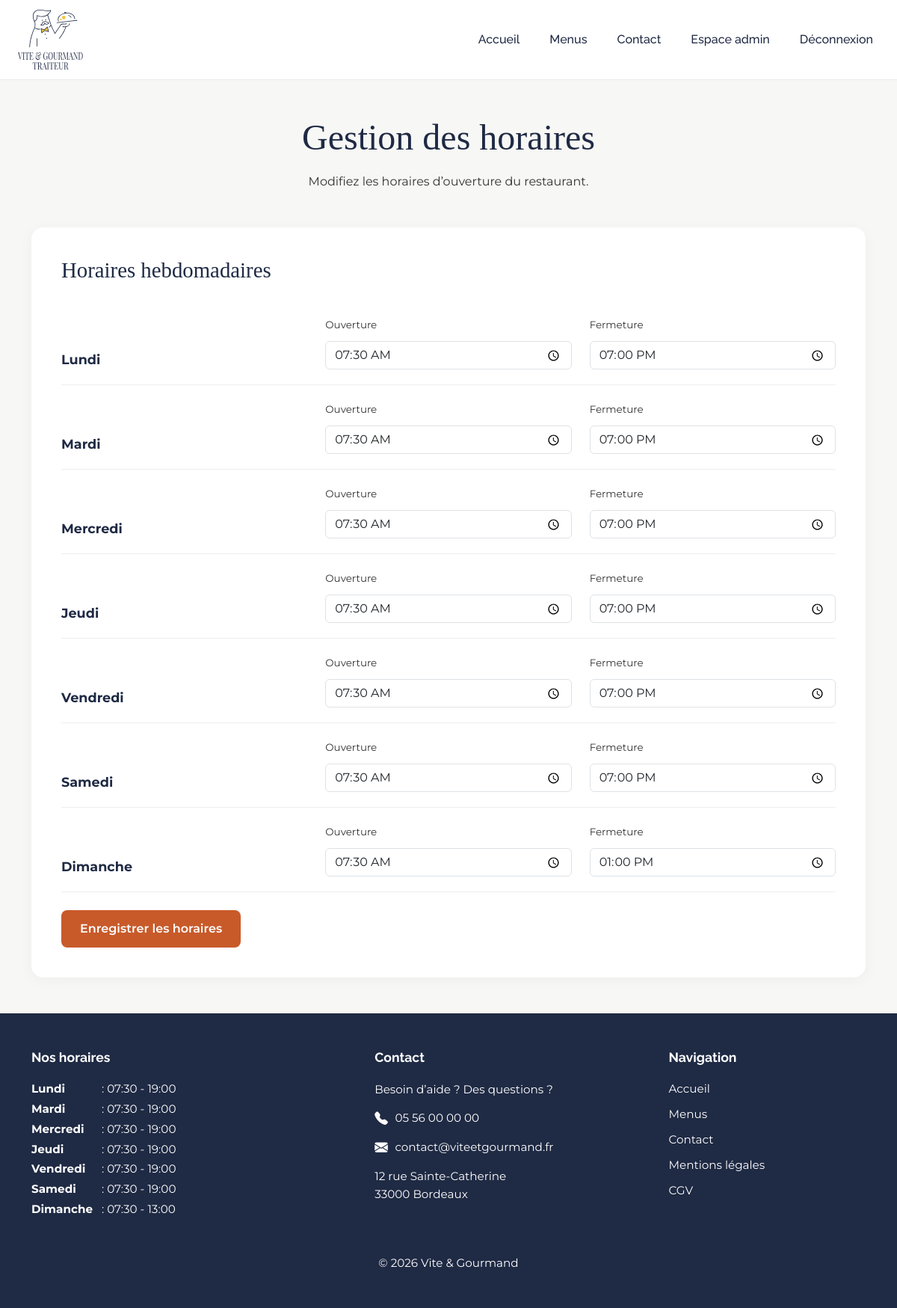
The app's page /public/index.php?url=employe-horaires (signed in) with its own data.
### tables this page shows
CREATE TABLE horaire (
    id INT AUTO_INCREMENT PRIMARY KEY,
    jour_semaine ENUM('Lundi', 'Mardi', 'Mercredi', 'Jeudi', 'Vendredi', 'Samedi', 'Dimanche') NOT NULL,
    heure_ouverture TIME NOT NULL,
    heure_fermeture TIME NOT NULL,
    restaurant_id INT NOT NULL
);

### app/Controllers/EmployeeController.php (called while the page is built, shortened)
<?php
require_once __DIR__ . '/../Models/HoraireModel.php';
class EmployeeController
{
    public function hours(): void
    {
        $horaireModel = new HoraireModel();
        $horaires = $horaireModel->getAll();
        require_once __DIR__ . '/../Views/pages/employee-hours.php';
    }
}

### app/Models/HoraireModel.php (called while the page is built, shortened)
<?php
class HoraireModel
{
    public function getAll(): array
    {
        $pdo = Database::getConnection();
        $sql = "
            SELECT *
            FROM horaire
            ORDER BY FIELD(
                jour_semaine,
                'Lundi',
                'Mardi',
                'Mercredi',
                'Jeudi',
                'Vendredi',
                'Samedi',
                'Dimanche'
            )
        ";
        $stmt = $pdo->query($sql);
        return $stmt->fetchAll();
    }
}

### app/Views/pages/employee-hours.php (the view)
<?php require_once __DIR__ . '/../layouts/header.php'; ?>
<main class="employee-hours-page py-5">
    <section class="container">
        <div class="employee-hours-header mb-5">
            <h1 class="employee-hours-title">Gestion des horaires</h1>
            <p class="employee-hours-text">
                Modifiez les horaires d’ouverture du restaurant.
            </p>
        </div>
        <div class="employee-hours-card">
            <h2 class="employee-hours-subtitle mb-4">Horaires hebdomadaires</h2>
            <form method="POST" action="index.php?url=employe-horaires">
                <?php foreach ($horaires as $horaire): ?>
                    <div class="employee-hour-row">
                        <div class="employee-hour-day">
                            <?= htmlspecialchars($horaire['jour_semaine']) ?>
                        </div>
                        <div>
                            <label class="form-label">Ouverture</label>
                            <input type="time" name="horaires[<?= (int) $horaire['id'] ?>][ouverture]" class="form-control"
                                value="<?= htmlspecialchars(substr($horaire['heure_ouverture'], 0, 5)) ?>" required>
                        </div>
                        <div>
                            <label class="form-label">Fermeture</label>
                            <input type="time" name="horaires[<?= (int) $horaire['id'] ?>][fermeture]" class="form-control"
                                value="<?= htmlspecialchars(substr($horaire['heure_fermeture'], 0, 5)) ?>" required>
                        </div>
                    </div>
                <?php endforeach; ?>
                <button type="submit" class="btn employee-hours-btn mt-4">
                    Enregistrer les horaires
                </button>
            </form>
        </div>
    </section>
</main>
<?php require_once __DIR__ . '/../layouts/footer.php'; ?>

### app/Views/layouts/footer.php (shortened to what this page needs)
<?php
require_once __DIR__ . '/../../Models/HoraireModel.php';
$horaireModel = new HoraireModel();
$footerHoraires = $horaireModel->getAll();
?>
<footer class="site-footer">
    <div class="container">
        <div class="footer-grid">
            <div class="footer-column">
                <h3 class="footer-hours-title">
                    Nos horaires
                </h3>
                <div class="footer-hours-list">
                    <?php foreach ($footerHoraires as $horaire): ?>
                        <p class="footer-hours">
                            <strong>
                                <?= htmlspecialchars($horaire['jour_semaine']) ?>
                            </strong>
                            :
                            <?= htmlspecialchars(substr($horaire['heure_ouverture'], 0, 5)) ?>
                            -
                            <?= htmlspecialchars(substr($horaire['heure_fermeture'], 0, 5)) ?>
                        </p>
                    <?php endforeach; ?>
                </div>
            </div>
            <div class="footer-column">
                <h3 class="footer-hours-title">
                    Contact
                </h3>
                <p class="footer-help">
                    Besoin d’aide ? Des questions ?
                </p>
                <a href="tel:+33556000000" class="footer-contact-link">
                    <i class="bi bi-telephone-fill"></i>
                    05 56 00 00 00
                </a>
                <a href="mailto:contact@viteetgourmand.fr"
                    class="footer-contact-link footer-email">
                    <i class="bi bi-envelope-fill"></i>
                    contact@viteetgourmand.fr
                </a>
                <p class="footer-address">
                    12 rue Sainte-Catherine<br>
                    33000 Bordeaux
                </p>
            </div>
            <div class="footer-column">
                <h3 class="footer-hours-title">
                    Navigation
                </h3>
                <nav class="footer-links">
                    <a href="<?= BASE_URL ?>/index.php?url=accueil">
                        Accueil
                    </a>
                    <a href="<?= BASE_URL ?>/index.php?url=menus">
                        Menus
                    </a>
                    <a href="<?= BASE_URL ?>/index.php?url=contact">
                        Contact
                    </a>
                    <a href="<?= BASE_URL ?>/index.php?url=mentions-legales">
                        Mentions légales
                    </a>
                    <a href="<?= BASE_URL ?>/index.php?url=cgv">
                        CGV
                    </a>
                </nav>
            </div>
        </div>
        <p class="footer-copyright mt-5 mb-0">
            © 2026 Vite & Gourmand
        </p>
    </div>
</footer>
</body>
</html>

### public/assets/css/style.css (style rules this page uses)
:root { --bs-primary: #1F2A44; --bs-secondary: #A69F9F; --bs-warning: #F4C542; --bs-dark: #333333; --vg-bg: #F7F7F5; --vg-cta: #C85A2A; --vg-white: #FFFFFF; }
body { min-height: 100vh; background-color: var(--vg-bg); color: var(--bs-dark); font-family: 'Montserrat', sans-serif; }
h1, h2, h3, h4, h5 { font-family: 'Playfair Display', serif; color: var(--bs-primary); }
a { text-decoration: none; }
.page-layout { min-height: 100vh; display: flex; flex-direction: column; }
main { flex: 1; }
.site-footer { background-color: #1F2A44; color: #FFFFFF; padding: 3rem 1rem; }
.site-footer a { color: #FFFFFF; text-decoration: none; transition: 0.3s ease; }
.footer-grid { display: grid; grid-template-columns: 1.2fr 1fr 0.8fr; gap: 4rem; max-width: 1200px; margin: 0 auto; text-align: left; }
.footer-column { display: flex; flex-direction: column; gap: 0.8rem; }
.footer-hours-title { font-family: 'Raleway', sans-serif; font-weight: 700; font-size: 1.10rem; margin-bottom: 0.5rem; color: #FFFFFF; }
.footer-hours-list { display: flex; flex-direction: column; gap: 0.25rem; }
.footer-hours { margin-bottom: 0; font-size: 0.95rem; line-height: 1.5; }
.footer-hours strong { display: inline-block; min-width: 90px; }
.footer-help, .footer-address, .footer-copyright { font-size: 0.95rem; line-height: 1.6; margin-bottom: 0; }
.footer-contact-link, .footer-email { display: flex; align-items: center; gap: 0.6rem; font-size: 0.95rem; }
.footer-contact-link i, .footer-email i { font-size: 1.1rem; }
.footer-links { display: flex; flex-direction: column; gap: 0.7rem; }
.footer-links a { font-size: 0.95rem; }
.footer-copyright { text-align: center; margin-top: 3rem; }
.form-label { min-height: 24px; margin-bottom: 0.5rem; color: var(--bs-dark); font-size: 0.84rem; }
.employee-hours-page { background-color: var(--vg-bg); }
.employee-hours-header { text-align: center; }
.employee-hours-title { color: var(--bs-primary); font-size: 3rem; }
.employee-hours-text { color: var(--bs-dark); max-width: 700px; margin: 1rem auto 0; line-height: 1.7; }
.employee-hours-card { background-color: #ffffff; border-radius: 16px; padding: 2.5rem; box-shadow: 0 4px 20px rgba(0, 0, 0, 0.04); }
.employee-hours-subtitle { color: var(--bs-primary); font-size: 1.8rem; }
.employee-hour-row { display: grid; grid-template-columns: 1fr 1fr 1fr; gap: 1.5rem; align-items: end; padding: 1.25rem 0; border-bottom: 1px solid #eeeeee; }
.employee-hour-day { color: var(--bs-primary); font-weight: 700; font-size: 1.1rem; }
.employee-hours-btn { background-color: var(--vg-cta); color: #ffffff; font-weight: 600; border-radius: 8px; padding: 0.75rem 1.5rem; }

### records on screen
horaire: jour_semaine "Lundi", heure_ouverture "07:30", heure_fermeture "19:00"
horaire: jour_semaine "Mardi", heure_ouverture "07:30", heure_fermeture "19:00"
horaire: jour_semaine "Mercredi", heure_ouverture "07:30", heure_fermeture "19:00"
horaire: jour_semaine "Jeudi", heure_ouverture "07:30", heure_fermeture "19:00"
horaire: jour_semaine "Vendredi", heure_ouverture "07:30", heure_fermeture "19:00"
horaire: jour_semaine "Samedi", heure_ouverture "07:30", heure_fermeture "19:00"
horaire: jour_semaine "Dimanche", heure_ouverture "07:30", heure_fermeture "13:00"
